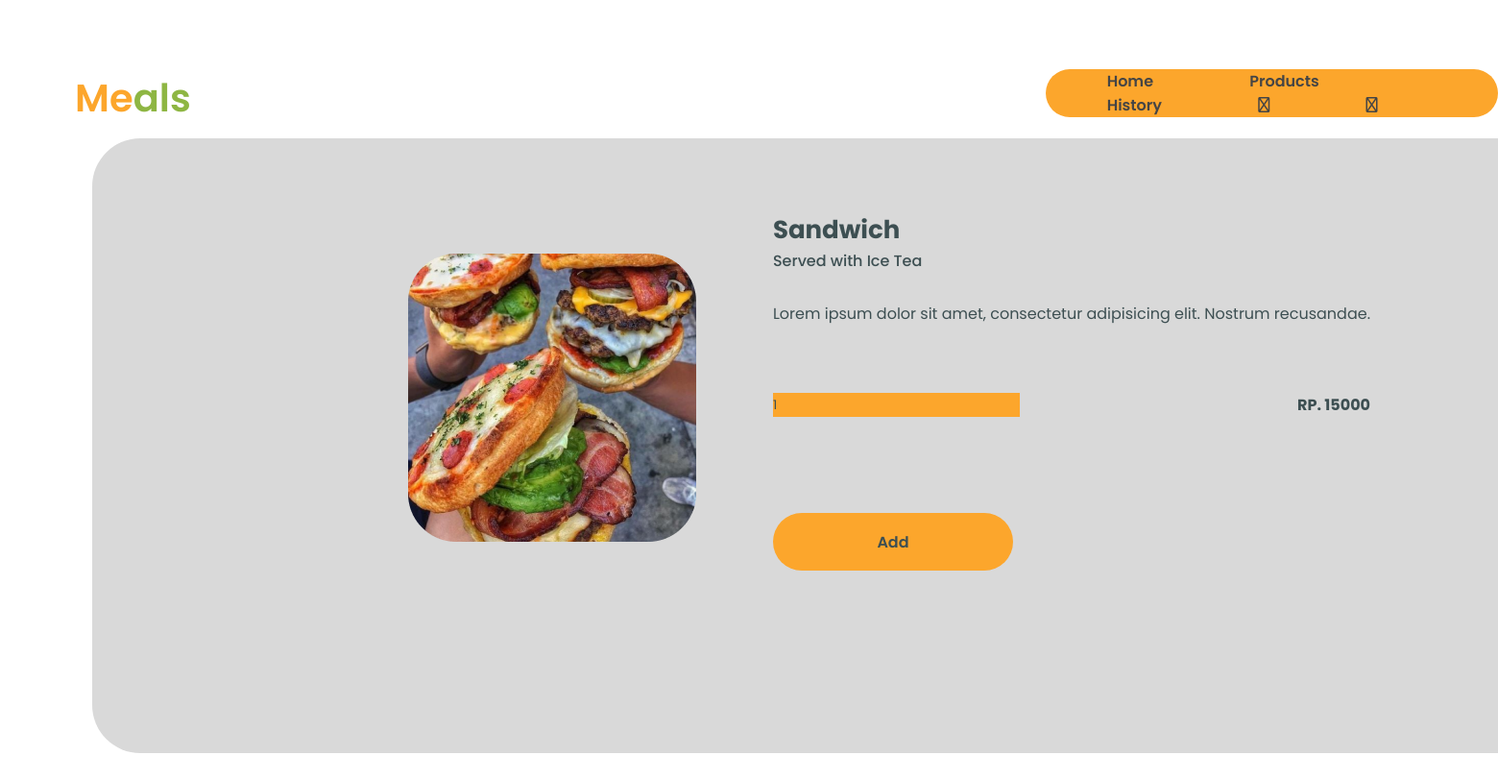
Page /pelanggan/beli_produk.php?id_produk=1 on the committed database.
### tables this page shows
CREATE TABLE `produk` (
  `id_produk` int(11) NOT NULL,
  `nama_produk` varchar(100) NOT NULL,
  `deskripsi` text NOT NULL,
  `harga` int(11) NOT NULL,
  `foto_produk` varchar(255) NOT NULL
);

### pelanggan/beli_produk.php (the view, shortened to what this page needs)
<?php
    include "koneksi.php";
    include "navbar.php";
    $qry_detail_produk=mysqli_query($conn,"select * from produk where id_produk = '".$_GET['id_produk']."'");
    $dt_produk=mysqli_fetch_array($qry_detail_produk);
?>
<!DOCTYPE html>
<html lang="en">
<head>
    <link rel="stylesheet" href="../assets/css/style-buyproducts.css">
</head>
<body>
    <div class="buy-products">
        <div class="buy-content">
            <div class="buy-card">
                <div class="buy-desc">
                    <div class="products-img">
                        <img src="../assets/img/<?=$dt_produk['foto_produk']?>">
                    </div>
                    <form action="masukkankeranjang.php?id_produk=<?=$dt_produk['id_produk']?>" method="post">
                    <div class="addtocart">
                            <div class="products-desc">
                                <h2><?=$dt_produk['nama_produk']?></h2>
                                <h5>Served with Ice Tea</h5>
                                <p><?=$dt_produk['deskripsi']?></p>
                                <div class="input-price">
                                    <input type="number" name="jumlah_beli" value="1" id="input-buy" min="0">
                                    <h4>RP. <?=$dt_produk['harga']?></h4>
                                </div>
                            </div>
                            <div class="buttonadd">
                                <button type="submit">Add</button>
                            </div>
                        </form>
                    </div>
                </div>
            </div>
        </div>

### assets/css/style-navbar.css (style rules this page uses)
* { margin: 0; padding: 0; box-sizing: border-box; font-family: 'poppins'; }

### assets/css/style-buyproducts.css (style rules this page uses)
html { scroll-behavior: smooth; }
* { margin: 0; padding: 0; box-sizing: border-box; font-family: 'poppins'; }
.buy-content { padding: 9rem 6rem; color: #3D4F52; }
.buy-card { width: 1740px; height: 640px; background-color: #D9D9D9; border-radius: 50px; }
.buttonadd { margin-left: 80px; }
.buttonadd button { margin-top: 100px; background-color: #FCA62C; border-radius: 50px; border-style: none; width: 250px; height: 60px; color: #3D4F52; font-size: 16px; font-weight: 600; cursor: pointer; }
.buy-desc { padding: 6rem 1.5rem; display: flex; justify-content: center; align-items: center; position: relative; }
.products-desc { padding: 0 5rem; }
.products-desc h2 { margin-top: -20px; font-size: 26px; }
.products-desc h5 { margin-bottom: 30px; font-weight: 500; font-size: 16px; }
.products-desc p { margin-bottom: 10px; }
.products-desc .input-price { display: flex; justify-content: space-between; margin-top: 70px; }
.products-desc #input-buy { border-style: none; background-color: #FCA62C; color: #3D4F52; }

### rows in the picture
produk: foto_produk (picture), nama_produk "Sandwich", deskripsi "Lorem ipsum dolor sit amet, consectetur adipisicing elit. Nostrum recusandae.", harga "15000"
